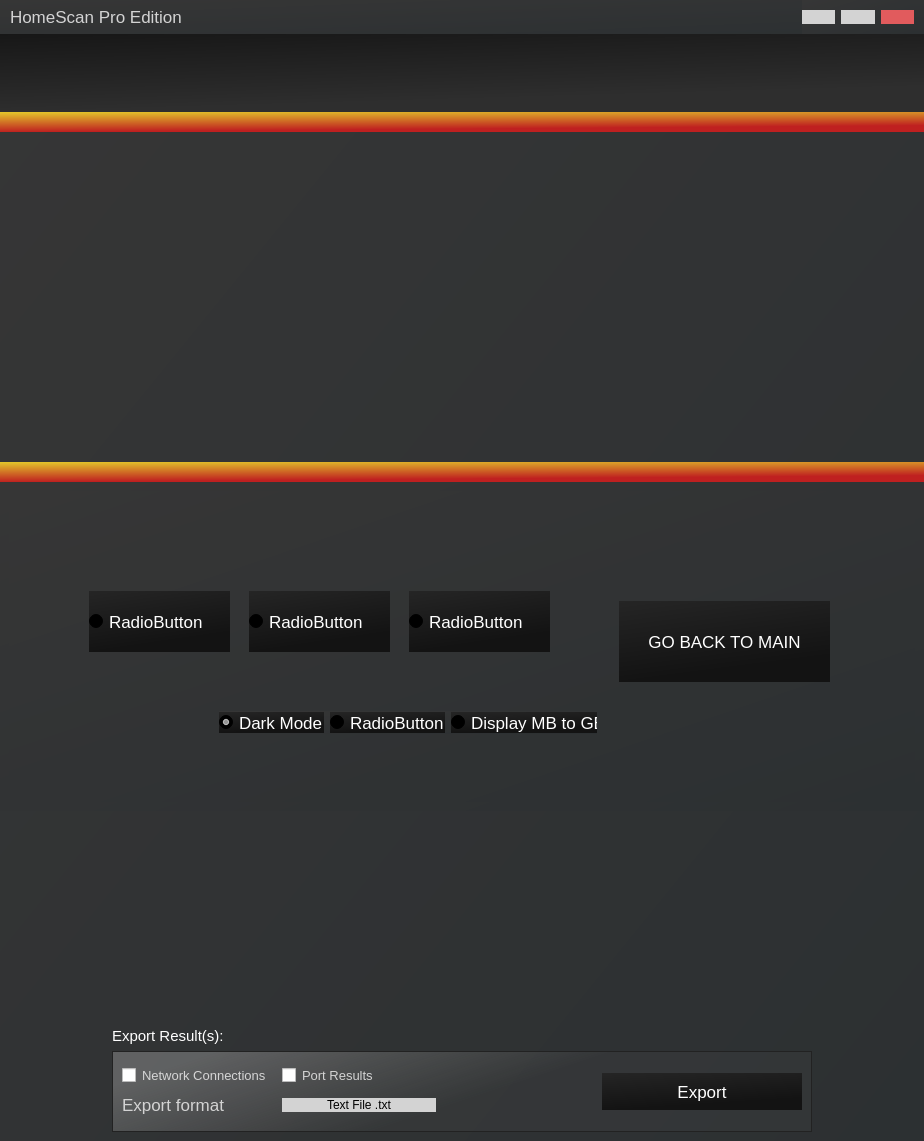
<?xml version="1.0" encoding="UTF-8"?>
<ui version="4.0">
 <class>MainWindow</class>
 <widget class="QMainWindow" name="MainWindow">
  <property name="geometry">
   <rect>
    <x>0</x>
    <y>0</y>
    <width>924</width>
    <height>1141</height>
   </rect>
  </property>
  <property name="windowTitle">
   <string>MainWindow</string>
  </property>
  <property name="styleSheet">
   <string notr="true">border: unset;</string>
  </property>
  <widget class="QWidget" name="app">
   <layout class="QHBoxLayout" name="horizontalLayout">
    <property name="spacing">
     <number>0</number>
    </property>
    <property name="leftMargin">
     <number>0</number>
    </property>
    <property name="topMargin">
     <number>0</number>
    </property>
    <property name="rightMargin">
     <number>0</number>
    </property>
    <property name="bottomMargin">
     <number>0</number>
    </property>
    <item>
     <widget class="QFrame" name="main">
      <property name="styleSheet">
       <string notr="true">background:qlineargradient(spread:pad, x1:0, y1:0, x2:1, y2:1, stop:0 rgba(54, 54, 54, 255), stop:1 rgba(44, 48, 50, 255))</string>
      </property>
      <property name="frameShape">
       <enum>QFrame::StyledPanel</enum>
      </property>
      <property name="frameShadow">
       <enum>QFrame::Raised</enum>
      </property>
      <layout class="QVBoxLayout" name="verticalLayout">
       <property name="spacing">
        <number>0</number>
       </property>
       <property name="leftMargin">
        <number>0</number>
       </property>
       <property name="topMargin">
        <number>0</number>
       </property>
       <property name="rightMargin">
        <number>0</number>
       </property>
       <property name="bottomMargin">
        <number>0</number>
       </property>
       <item>
        <widget class="QFrame" name="name_and_tabs">
         <property name="enabled">
          <bool>true</bool>
         </property>
         <property name="maximumSize">
          <size>
           <width>16777215</width>
           <height>34</height>
          </size>
         </property>
         <property name="styleSheet">
          <string notr="true"/>
         </property>
         <property name="frameShape">
          <enum>QFrame::StyledPanel</enum>
         </property>
         <property name="frameShadow">
          <enum>QFrame::Raised</enum>
         </property>
         <layout class="QHBoxLayout" name="horizontalLayout_7">
          <property name="leftMargin">
           <number>0</number>
          </property>
          <property name="topMargin">
           <number>0</number>
          </property>
          <property name="rightMargin">
           <number>0</number>
          </property>
          <property name="bottomMargin">
           <number>0</number>
          </property>
          <item>
           <layout class="QHBoxLayout" name="horizontalLayout_3">
            <property name="leftMargin">
             <number>10</number>
            </property>
            <property name="rightMargin">
             <number>10</number>
            </property>
            <property name="bottomMargin">
             <number>0</number>
            </property>
            <item>
             <widget class="QLabel" name="label">
              <property name="styleSheet">
               <string notr="true">border:none;background: none;
color:lightgray;
font-size:17px;</string>
              </property>
              <property name="text">
               <string>HomeScan Pro Edition</string>
              </property>
             </widget>
            </item>
            <item>
             <widget class="QFrame" name="frame_12">
              <property name="minimumSize">
               <size>
                <width>30</width>
                <height>0</height>
               </size>
              </property>
              <property name="maximumSize">
               <size>
                <width>112</width>
                <height>16777215</height>
               </size>
              </property>
              <property name="frameShape">
               <enum>QFrame::StyledPanel</enum>
              </property>
              <property name="frameShadow">
               <enum>QFrame::Raised</enum>
              </property>
              <layout class="QHBoxLayout" name="horizontalLayout_9">
               <property name="leftMargin">
                <number>0</number>
               </property>
               <property name="topMargin">
                <number>0</number>
               </property>
               <property name="rightMargin">
                <number>0</number>
               </property>
               <property name="bottomMargin">
                <number>0</number>
               </property>
               <item>
                <widget class="QPushButton" name="min">
                 <property name="styleSheet">
                  <string notr="true">background-color: lightgray;
border: none;
top:0;border-radius: 0;
width:30px;</string>
                 </property>
                 <property name="text">
                  <string/>
                 </property>
                 <property name="icon">
                  <iconset>
                   <normaloff>assets/minus.svg</normaloff>assets/minus.svg</iconset>
                 </property>
                </widget>
               </item>
               <item>
                <widget class="QPushButton" name="full">
                 <property name="styleSheet">
                  <string notr="true">background-color: lightgray;
border: none;
top:0;border-radius: 0;</string>
                 </property>
                 <property name="text">
                  <string/>
                 </property>
                 <property name="icon">
                  <iconset>
                   <normaloff>assets/square.svg</normaloff>assets/square.svg</iconset>
                 </property>
                </widget>
               </item>
               <item>
                <widget class="QPushButton" name="exit">
                 <property name="styleSheet">
                  <string notr="true">background-color: #e15b5d;
border: none;
top:0;border-radius: 0;
margin-top:0px;</string>
                 </property>
                 <property name="text">
                  <string/>
                 </property>
                 <property name="icon">
                  <iconset>
                   <normaloff>assets/x.svg</normaloff>assets/x.svg</iconset>
                 </property>
                </widget>
               </item>
              </layout>
             </widget>
            </item>
           </layout>
          </item>
         </layout>
        </widget>
       </item>
       <item>
        <widget class="QFrame" name="logo_menu">
         <property name="maximumSize">
          <size>
           <width>16777215</width>
           <height>78</height>
          </size>
         </property>
         <property name="styleSheet">
          <string notr="true">background: qlineargradient(spread:pad, x1:0, y1:0, x2:0.306, y2:0.909091, stop:0 rgba(23, 23, 23, 255), stop:1 rgba(46, 46, 46, 255));</string>
         </property>
         <property name="frameShape">
          <enum>QFrame::StyledPanel</enum>
         </property>
         <property name="frameShadow">
          <enum>QFrame::Raised</enum>
         </property>
         <layout class="QHBoxLayout" name="horizontalLayout_4">
          <item>
           <widget class="QLabel" name="label_2">
            <property name="maximumSize">
             <size>
              <width>331</width>
              <height>61</height>
             </size>
            </property>
            <property name="styleSheet">
             <string notr="true">background:none;</string>
            </property>
            <property name="text">
             <string/>
            </property>
            <property name="pixmap">
             <pixmap>assets/logo.png</pixmap>
            </property>
            <property name="scaledContents">
             <bool>true</bool>
            </property>
           </widget>
          </item>
          <item>
           <widget class="QFrame" name="frame_2">
            <property name="maximumSize">
             <size>
              <width>270</width>
              <height>16777215</height>
             </size>
            </property>
            <property name="styleSheet">
             <string notr="true">background: none;</string>
            </property>
            <property name="frameShape">
             <enum>QFrame::StyledPanel</enum>
            </property>
            <property name="frameShadow">
             <enum>QFrame::Raised</enum>
            </property>
            <layout class="QHBoxLayout" name="horizontalLayout_8"/>
           </widget>
          </item>
         </layout>
        </widget>
       </item>
       <item>
        <widget class="QFrame" name="color_bar_2">
         <property name="minimumSize">
          <size>
           <width>0</width>
           <height>20</height>
          </size>
         </property>
         <property name="maximumSize">
          <size>
           <width>16777215</width>
           <height>20</height>
          </size>
         </property>
         <property name="styleSheet">
          <string notr="true">background-color: qlineargradient(spread:pad, x1:0, y1:0, x2:0.306, y2:0.909091, stop:0.00568182 rgba(227, 198, 43, 255), stop:1 rgba(191, 32, 32, 255))</string>
         </property>
         <property name="frameShape">
          <enum>QFrame::StyledPanel</enum>
         </property>
         <property name="frameShadow">
          <enum>QFrame::Raised</enum>
         </property>
        </widget>
       </item>
       <item>
        <widget class="QLabel" name="label_7">
         <property name="styleSheet">
          <string notr="true">color: white;
border: 20px;
top:0;
border: none;
background: none;
font-size: 19px;</string>
         </property>
         <property name="text">
          <string/>
         </property>
         <property name="pixmap">
          <pixmap>assets/qt.png</pixmap>
         </property>
        </widget>
       </item>
       <item>
        <widget class="QFrame" name="color_bar">
         <property name="minimumSize">
          <size>
           <width>0</width>
           <height>20</height>
          </size>
         </property>
         <property name="maximumSize">
          <size>
           <width>16777215</width>
           <height>20</height>
          </size>
         </property>
         <property name="styleSheet">
          <string notr="true">background-color: qlineargradient(spread:pad, x1:0, y1:0, x2:0.306, y2:0.909091, stop:0.00568182 rgba(227, 198, 43, 255), stop:1 rgba(191, 32, 32, 255))</string>
         </property>
         <property name="frameShape">
          <enum>QFrame::StyledPanel</enum>
         </property>
         <property name="frameShadow">
          <enum>QFrame::Raised</enum>
         </property>
        </widget>
       </item>
       <item>
        <widget class="QFrame" name="frame">
         <property name="frameShape">
          <enum>QFrame::StyledPanel</enum>
         </property>
         <property name="frameShadow">
          <enum>QFrame::Raised</enum>
         </property>
         <layout class="QHBoxLayout" name="horizontalLayout_10">
          <item>
           <widget class="QFrame" name="frame_4">
            <property name="frameShape">
             <enum>QFrame::StyledPanel</enum>
            </property>
            <property name="frameShadow">
             <enum>QFrame::Raised</enum>
            </property>
            <widget class="QRadioButton" name="radioButton_4">
             <property name="geometry">
              <rect>
               <x>80</x>
               <y>100</y>
               <width>141</width>
               <height>61</height>
              </rect>
             </property>
             <property name="styleSheet">
              <string notr="true">background-color:qlineargradient(spread:pad, x1:0, y1:0, x2:0.306, y2:0.909091, stop:0 rgba(37, 37, 37, 255), stop:1 rgba(19, 19, 19, 255));
color:rgb(255, 255, 255);
font-size:17px;
border:none;</string>
             </property>
             <property name="text">
              <string>RadioButton</string>
             </property>
            </widget>
            <widget class="QRadioButton" name="radioButton_5">
             <property name="geometry">
              <rect>
               <x>240</x>
               <y>100</y>
               <width>141</width>
               <height>61</height>
              </rect>
             </property>
             <property name="styleSheet">
              <string notr="true">background-color:qlineargradient(spread:pad, x1:0, y1:0, x2:0.306, y2:0.909091, stop:0 rgba(37, 37, 37, 255), stop:1 rgba(19, 19, 19, 255));
color:rgb(255, 255, 255);
font-size:17px;
border:none;</string>
             </property>
             <property name="text">
              <string>RadioButton</string>
             </property>
            </widget>
            <widget class="QRadioButton" name="radioButton_6">
             <property name="geometry">
              <rect>
               <x>400</x>
               <y>100</y>
               <width>141</width>
               <height>61</height>
              </rect>
             </property>
             <property name="styleSheet">
              <string notr="true">background-color:qlineargradient(spread:pad, x1:0, y1:0, x2:0.306, y2:0.909091, stop:0 rgba(37, 37, 37, 255), stop:1 rgba(19, 19, 19, 255));
color:rgb(255, 255, 255);
font-size:17px;
border:none;</string>
             </property>
             <property name="text">
              <string>RadioButton</string>
             </property>
            </widget>
            <widget class="QPushButton" name="pushButton_14">
             <property name="geometry">
              <rect>
               <x>610</x>
               <y>110</y>
               <width>211</width>
               <height>81</height>
              </rect>
             </property>
             <property name="styleSheet">
              <string notr="true">background-color:qlineargradient(spread:pad, x1:0, y1:0, x2:0.306, y2:0.909091, stop:0 rgba(37, 37, 37, 255), stop:1 rgba(19, 19, 19, 255));
color:rgb(255, 255, 255);
font-size:17px;
border:none;</string>
             </property>
             <property name="text">
              <string>GO BACK TO MAIN</string>
             </property>
             <property name="icon">
              <iconset>
               <normaloff>../assets/back.png</normaloff>../assets/back.png</iconset>
             </property>
            </widget>
            <widget class="QWidget" name="">
             <property name="geometry">
              <rect>
               <x>210</x>
               <y>220</y>
               <width>378</width>
               <height>23</height>
              </rect>
             </property>
             <layout class="QHBoxLayout" name="horizontalLayout_5">
              <item>
               <widget class="QRadioButton" name="radioButton_2">
                <property name="enabled">
                 <bool>true</bool>
                </property>
                <property name="styleSheet">
                 <string notr="true">background-color:qlineargradient(spread:pad, x1:0, y1:0, x2:0.306, y2:0.909091, stop:0 rgba(37, 37, 37, 255), stop:1 rgba(19, 19, 19, 255));
color:rgb(255, 255, 255);
font-size:17px;
border:none;</string>
                </property>
                <property name="text">
                 <string>Dark Mode</string>
                </property>
                <property name="checked">
                 <bool>true</bool>
                </property>
               </widget>
              </item>
              <item>
               <widget class="QRadioButton" name="radioButton_3">
                <property name="styleSheet">
                 <string notr="true">background-color:qlineargradient(spread:pad, x1:0, y1:0, x2:0.306, y2:0.909091, stop:0 rgba(37, 37, 37, 255), stop:1 rgba(19, 19, 19, 255));
color:rgb(255, 255, 255);
font-size:17px;
border:none;</string>
                </property>
                <property name="text">
                 <string>RadioButton</string>
                </property>
               </widget>
              </item>
              <item>
               <widget class="QRadioButton" name="radioButton">
                <property name="styleSheet">
                 <string notr="true">background-color:qlineargradient(spread:pad, x1:0, y1:0, x2:0.306, y2:0.909091, stop:0 rgba(37, 37, 37, 255), stop:1 rgba(19, 19, 19, 255));
color:rgb(255, 255, 255);
font-size:17px;
border:none;</string>
                </property>
                <property name="text">
                 <string>Display MB to GBs</string>
                </property>
               </widget>
              </item>
             </layout>
            </widget>
           </widget>
          </item>
         </layout>
        </widget>
       </item>
       <item>
        <widget class="QFrame" name="footer">
         <property name="styleSheet">
          <string notr="true">background:none;
border:none;</string>
         </property>
         <property name="frameShape">
          <enum>QFrame::StyledPanel</enum>
         </property>
         <property name="frameShadow">
          <enum>QFrame::Raised</enum>
         </property>
         <layout class="QVBoxLayout" name="verticalLayout_6">
          <item alignment="Qt::AlignHCenter|Qt::AlignBottom">
           <widget class="QFrame" name="frame_9">
            <property name="minimumSize">
             <size>
              <width>700</width>
              <height>0</height>
             </size>
            </property>
            <property name="maximumSize">
             <size>
              <width>728</width>
              <height>16777215</height>
             </size>
            </property>
            <property name="styleSheet">
             <string notr="true">background: none;
border:none;</string>
            </property>
            <property name="frameShape">
             <enum>QFrame::StyledPanel</enum>
            </property>
            <property name="frameShadow">
             <enum>QFrame::Raised</enum>
            </property>
            <layout class="QVBoxLayout" name="verticalLayout_7">
             <property name="leftMargin">
              <number>0</number>
             </property>
             <property name="topMargin">
              <number>0</number>
             </property>
             <property name="rightMargin">
              <number>0</number>
             </property>
             <property name="bottomMargin">
              <number>0</number>
             </property>
             <item>
              <widget class="QLabel" name="label_5">
               <property name="styleSheet">
                <string notr="true">color:white;
font-size:15px;
background:none;
border:none;</string>
               </property>
               <property name="text">
                <string>Export Result(s):</string>
               </property>
              </widget>
             </item>
             <item>
              <widget class="QFrame" name="frame_3">
               <property name="minimumSize">
                <size>
                 <width>400</width>
                 <height>81</height>
                </size>
               </property>
               <property name="maximumSize">
                <size>
                 <width>16777215</width>
                 <height>111</height>
                </size>
               </property>
               <property name="styleSheet">
                <string notr="true">background-color:qlineargradient(spread:pad, x1:0.0454545, y1:0.313, x2:0.550318, y2:0.489, stop:0 rgba(144, 144, 144, 125), stop:1 rgba(73, 73, 73, 55));
border-color: white;
border: 2px;
border: 1px solid rgb(34, 34, 34);</string>
               </property>
               <property name="frameShape">
                <enum>QFrame::StyledPanel</enum>
               </property>
               <property name="frameShadow">
                <enum>QFrame::Raised</enum>
               </property>
               <layout class="QHBoxLayout" name="horizontalLayout_12">
                <item>
                 <layout class="QHBoxLayout" name="horizontalLayout_11">
                  <item>
                   <layout class="QVBoxLayout" name="verticalLayout_8">
                    <property name="rightMargin">
                     <number>120</number>
                    </property>
                    <item>
                     <layout class="QHBoxLayout" name="horizontalLayout_2">
                      <item>
                       <widget class="QCheckBox" name="checkBox_2">
                        <property name="styleSheet">
                         <string notr="true">border:none;background: none;
color:rgb(213, 213, 213);
font-size:13px;</string>
                        </property>
                        <property name="text">
                         <string>Network Connections</string>
                        </property>
                       </widget>
                      </item>
                      <item>
                       <widget class="QCheckBox" name="checkBox">
                        <property name="styleSheet">
                         <string notr="true">border:none;background: none;
color:lightgray;

font-size:13px;</string>
                        </property>
                        <property name="text">
                         <string>Port Results</string>
                        </property>
                       </widget>
                      </item>
                     </layout>
                    </item>
                    <item>
                     <layout class="QHBoxLayout" name="horizontalLayout_6">
                      <item>
                       <widget class="QLabel" name="label_3">
                        <property name="styleSheet">
                         <string notr="true">border:none;background: none;
color:lightgray;
font-size:17px;</string>
                        </property>
                        <property name="text">
                         <string>Export format</string>
                        </property>
                       </widget>
                      </item>
                      <item>
                       <widget class="QPushButton" name="pushButton_6">
                        <property name="styleSheet">
                         <string notr="true">background-color: lightgray;
border: 20px;
top:0;
</string>
                        </property>
                        <property name="text">
                         <string>Text File .txt</string>
                        </property>
                       </widget>
                      </item>
                     </layout>
                    </item>
                   </layout>
                  </item>
                  <item>
                   <spacer name="horizontalSpacer">
                    <property name="orientation">
                     <enum>Qt::Horizontal</enum>
                    </property>
                    <property name="sizeType">
                     <enum>QSizePolicy::Maximum</enum>
                    </property>
                    <property name="sizeHint" stdset="0">
                     <size>
                      <width>40</width>
                      <height>20</height>
                     </size>
                    </property>
                   </spacer>
                  </item>
                  <item>
                   <widget class="QPushButton" name="pushButton_4">
                    <property name="minimumSize">
                     <size>
                      <width>0</width>
                      <height>37</height>
                     </size>
                    </property>
                    <property name="maximumSize">
                     <size>
                      <width>200</width>
                      <height>16777215</height>
                     </size>
                    </property>
                    <property name="styleSheet">
                     <string notr="true">background-color:qlineargradient(spread:pad, x1:0, y1:0, x2:0.306, y2:0.909091, stop:0 rgba(37, 37, 37, 255), stop:1 rgba(19, 19, 19, 255));
color:rgb(255, 255, 255);
font-size:17px;
border:none;</string>
                    </property>
                    <property name="text">
                     <string>Export</string>
                    </property>
                    <property name="icon">
                     <iconset>
                      <normaloff>assets/export.png</normaloff>assets/export.png</iconset>
                    </property>
                    <property name="iconSize">
                     <size>
                      <width>37</width>
                      <height>37</height>
                     </size>
                    </property>
                   </widget>
                  </item>
                 </layout>
                </item>
               </layout>
              </widget>
             </item>
            </layout>
           </widget>
          </item>
         </layout>
        </widget>
       </item>
      </layout>
     </widget>
    </item>
   </layout>
  </widget>
 </widget>
 <resources/>
 <connections/>
</ui>
